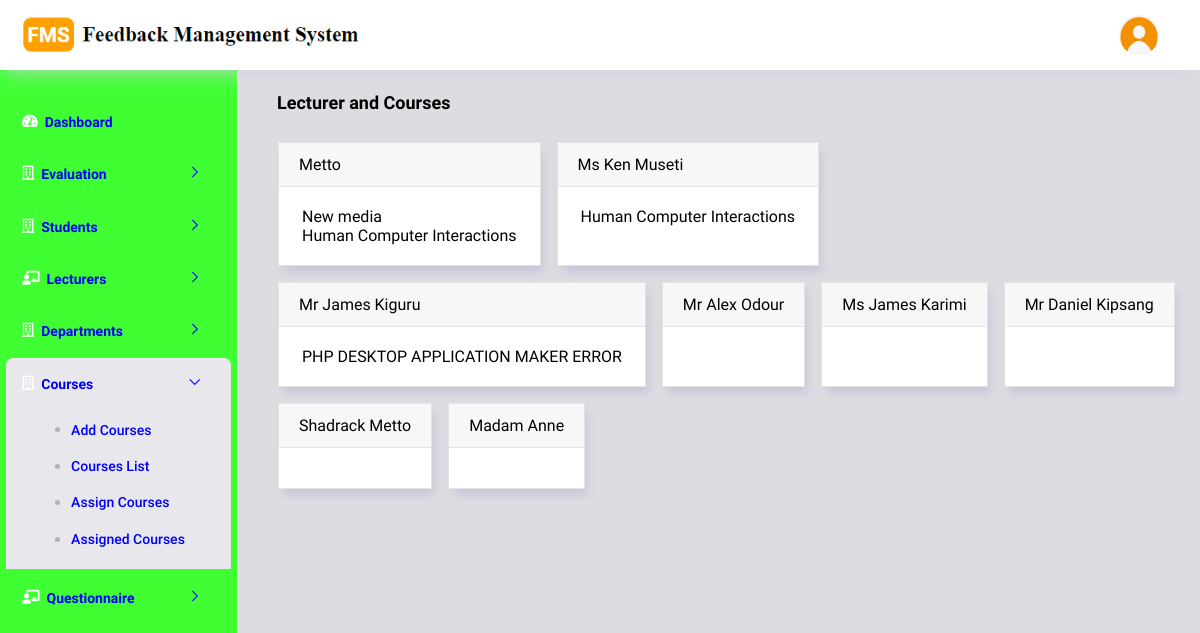
Screenshot of /admin/assigned_list.php (signed in) with the database file from the repository.
### tables this page shows
CREATE TABLE `lecturer` (
  `id` int(11) NOT NULL,
  `name` varchar(255) NOT NULL,
  `email` varchar(255) NOT NULL,
  `unique_no` varchar(255) NOT NULL,
  `department` varchar(255) NOT NULL
);

CREATE TABLE `courses` (
  `id` int(11) NOT NULL,
  `course_title` varchar(255) NOT NULL,
  `course_code` varchar(255) NOT NULL,
  `department` varchar(255) NOT NULL,
  `year_of_study` varchar(255) NOT NULL,
  `semester` varchar(255) NOT NULL
);

### admin/assigned_list.php (the view, shortened to what this page needs)
<?php
include ("includes/config.php");
?>
<!DOCTYPE html>
<html lang="en">
<head>
  <link rel="stylesheet" href="vendors/ti-icons/css/themify-icons.css">
  <link rel="stylesheet" href="vendors/base/vendor.bundle.base.css">
  <link href="vendor/bootstrap/css/bootstrap.min.css" rel="stylesheet">
<link rel="stylesheet" href="https://cdnjs.cloudflare.com/ajax/libs/bootstrap-table/1.18.2/bootstrap-table.min.css" />
  <link rel="stylesheet" href="https://cdnjs.cloudflare.com/ajax/libs/font-awesome/5.15.2/css/all.min.css" />
  <link rel="stylesheet" href="css/style.css">
  <link href="assets/js/dataTables/dataTables.bootstrap.css" rel="stylesheet" />
</head>
<body>
<?php include ("includes/header.php") ?>
<?php include ("includes/sidebar.php") ?>
      <div class="main-panel">
        <div class="content-wrapper">
          <div class="row">
            <div class="col-md-12 grid-margin">
              <div class="d-flex justify-content-between align-items-center">
                <div>
                  <h4 class="font-weight-bold mb-0">Lecturer and Courses</h4>
                </div>
</div>
</div>
<?php
$result=mysqli_query($conn,"SELECT   * FROM lecturer");
if(mysqli_num_rows($result)==0){
echo "No Records Found";
} else {
while ($rows=mysqli_fetch_array($result)){
 ?>
<div class="card ml-3 mb-3">
  <div class="card-header "><?php echo $rows['name'] ?></div>
  <div class="card-body">
<?Php $rows2= $rows['unique_no'] ;
$result45=mysqli_query($conn,"SELECT * FROM lecturer_course where lecturer='$rows2'");
while($result46=mysqli_fetch_array($result45)){
$result47= $result46['course_code'];
$result48=mysqli_query($conn,"SELECT * FROM courses where course_code='$result47'");
while($result49=mysqli_fetch_array($result48)){
  echo $result49['course_title']."<br/>";
    }
}
?>
  </div>
</div>
<?php  }} ?>
</body>
</html>

### rows the page displays
lecturer: name "Metto"
courses: course_title "New media"
courses: course_title "Human Computer Interactions"
lecturer: name "Ms Ken Museti"
lecturer: name "Mr James Kiguru"
courses: course_title "PHP DESKTOP APPLICATION MAKER ERROR"
lecturer: name "Mr Alex Odour"
lecturer: name "Ms James Karimi"
lecturer: name "Mr Daniel Kipsang"
lecturer: name "Shadrack Metto"
lecturer: name "Madam Anne"
